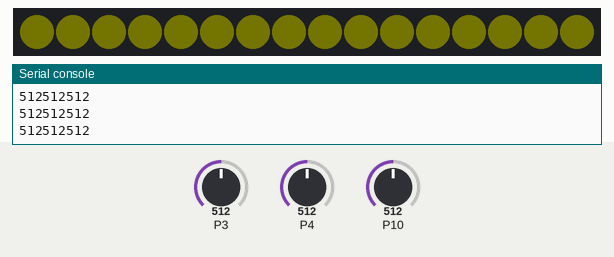
Recording of a program running on a simulated BBC micro:bit (MakeCode). On the bench: 16 RGB LEDs in strip order, left to right, the last lines printed to the serial console. Inputs (shaded band) come from the test bench; at power-on: P10 = 512, P3 = 512, P4 = 512 (analog values on the 0–1023 scale). Dim RGB values are drawn brighter than linear.

Above: at 1.3 s.
1.4 s: P10 set to 190
2.9 s: P10 set to 163
At 3.9 s:
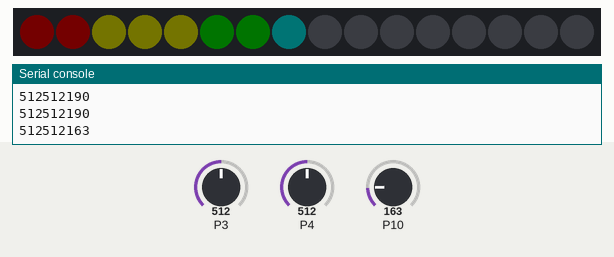
Timing chart, 0 to 5.9 s (numbered marks = the images above; inputs shaded):
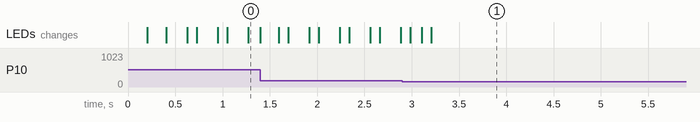

The program:

main.ts
```typescript
function cold () {
    strip.showColor(neopixel.colors(NeoPixelColors.Black))
    while (light2 == 2) {
        range1.showRainbow(0, 179)
        range2.showRainbow(180, 310)
    }
    basic.pause(100)
}
function off () {
    strip.showColor(neopixel.colors(NeoPixelColors.Black))
    basic.pause(100)
}
function warm () {
    strip.showColor(neopixel.colors(NeoPixelColors.Black))
    while (light2 == 1) {
        range1.showRainbow(0, 179)
    }
    basic.pause(100)
}
function orange () {
    strip.showColor(neopixel.colors(NeoPixelColors.Orange))
    basic.pause(100)
}
let touch_sensor2 = 0
let touch_sensor1 = 0
let pressure_sensor = 0
let range2: neopixel.Strip = null
let range1: neopixel.Strip = null
let strip: neopixel.Strip = null
let light2 = 0
light2 = 0
let light22 = 0
let mode = 0
strip = neopixel.create(DigitalPin.P16, 16, NeoPixelMode.RGB)
range1 = strip.range(0, 8)
range2 = strip.range(8, 8)
strip.setBrightness(2)
range1.setBrightness(2)
range2.setBrightness(2)
basic.pause(100)
basic.forever(function () {
    pressure_sensor = pins.analogReadPin(AnalogPin.P3)
    serial.writeNumber(pressure_sensor)
    serial.writeNumber(touch_sensor1)
    serial.writeNumber(touch_sensor2)
    serial.writeLine("")
    if (mode == 0) {
        off()
    }
    if (mode == 0 && (pressure_sensor > 400 && pressure_sensor < 600)) {
        orange()
        mode += 1
    }
    if (mode == 1 && pressure_sensor < 600) {
        orange()
    }
    touch_sensor1 = pins.analogReadPin(AnalogPin.P4)
    if (mode == 1 && touch_sensor1 > 180) {
        warm()
        light2 = 1
    }
    touch_sensor2 = pins.analogReadPin(AnalogPin.P10)
    if (mode == 1 && touch_sensor2 > 180) {
        cold()
        light2 = 2
    }
    if (mode == 2 && pressure_sensor < 700) {
        off()
        mode = 0
        light2 = 0
    }
    if (mode == 1 && pressure_sensor > 600) {
        off()
        mode += 1
        light2 = 0
    }
})
```

test.ts
```typescript
// 테스트는 여기로 이동합니다; 이 패키지가 확장으로 사용될 때 컴파일되지 않을 것 입니다.
```

Measured:
- the behaviour switches between 181 and 180 on P10 (found by bisection; images 0 and 1)
